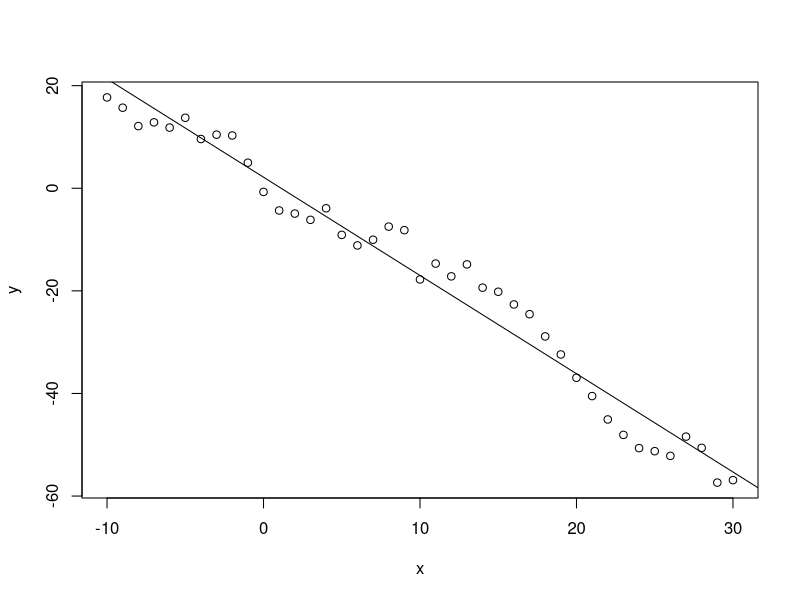
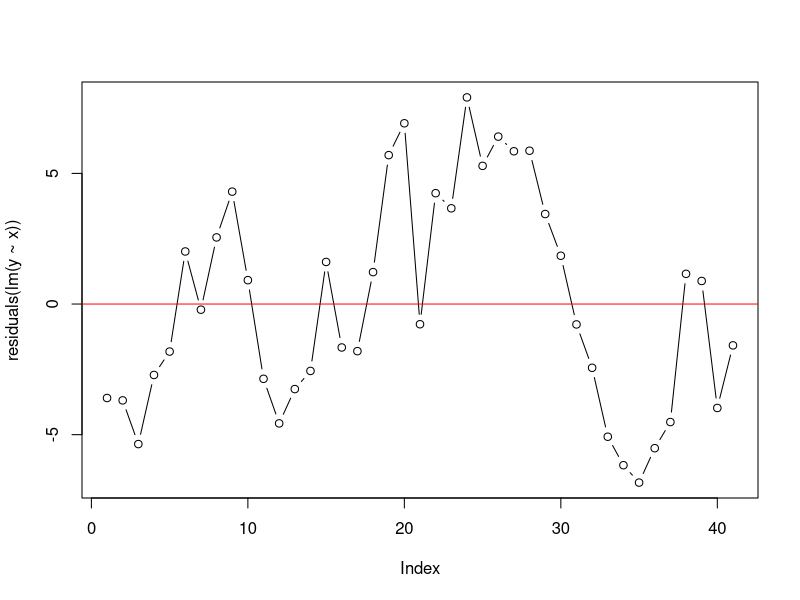

Source code (R) for these figures, in order: (Note: this script raises an error after producing the figures.)
## ---- chunk 1
x <- seq(-10,30) 
y <- 3 - 2*x + 
  arima.sim(n = length(x), 
            list(ar = c(0.8897)),
            sd = 3)
## ---- chunk 2
plot(x,y)
abline(lm(y ~ x))
## ---- chunk 3
plot(residuals(lm(y ~ x)), type ="b")
abline(h=0,col="red")
## ---- chunk 4
knitr::include_graphics("durbin_cutoffs.png")
## ---- chunk 5
suppressMessages(library(lmtest))
## ---- chunk 6
dwtest(lm(y ~ x), alternative = "greater") # need library(lmtest)
## ---- chunk 7
# don't change order= 
# because we haven't 
# discussed any other 
# time series models
corrErrorMod <- 
  arima(x=y, #dependent variable has a confusing name
        xreg=x, #independent variable
        include.mean = T,
        method="ML",
        order=c(1,0,0))
plot(residuals(corrErrorMod)) #these look better
## ---- chunk 8
summary(corrErrorMod) # :( 
corrErrorMod$coef # phi, beta0, beta1
summary(lm(y ~ x)) # estimates are pretty close to simple ols model
## ---- chunk 9
knitr::include_graphics("sample_with_replacement.png")
## ---- chunk 10
n <- 50
true_beta0 <- -2
true_beta1 <- 3
true_sigma_squared <- 5
x <- seq(0,100, length.out = n)
y <- true_beta0 + true_beta1*x + rnorm(n = n, mean = 0, sd = sqrt(true_sigma_squared))
## ---- chunk 11
random_indexes <- sample.int(length(x), replace=TRUE) # need replace=T
sort(random_indexes) # just to show that some are repeating
xstar <- x[random_indexes]
ystar <- y[random_indexes]
coefficients(lm(ystar ~ xstar))
## ---- chunk 12
bootstrap_once <- function(){
  random_indexes <- sample.int(length(x), replace=TRUE) # need replace=T
  xstar <- x[random_indexes]
  ystar <- y[random_indexes]
  return(coefficients(lm(ystar ~ xstar))[1])
}
m <- 1e3
beta0Stars <- replicate(m, bootstrap_once())
hist(beta0Stars)
abline(v=true_beta0, col = "red") # true unknown 
abline(v=coefficients(lm(y ~ x))[1], col ="green") # estimated from our sample
abline(v=quantile(beta0Stars, .025), col = "blue") # bootstrap lower 
abline(v=quantile(beta0Stars, .975), col = "blue") # bootstrap upper
confint(lm(y ~ x)) # non bootstrapped intervals
## ---- chunk 13
original_beta_hat <- as.matrix(coefficients(lm(y ~ x)))
original_residuals <- residuals(lm(y ~ x))
X <- matrix(c(rep(1,length(x)), x), ncol=2)
bootstrap_resids_once <- function(){
  random_indexes <- sample.int(length(x), replace=TRUE) # need replace=T
  estar <- original_residuals[random_indexes]
  ystar <- X %*% original_beta_hat + estar
  return(coefficients(lm(ystar ~ x))[1])
}
m <- 1e3
beta0Stars <- replicate(m, bootstrap_resids_once())
hist(beta0Stars)
abline(v=true_beta0, col = "red") # true unknown 
abline(v=coefficients(lm(y ~ x))[1], col ="green") # estimated from our sample
abline(v=quantile(beta0Stars, .025), col = "blue") # bootstrap lower 
abline(v=quantile(beta0Stars, .975), col = "blue") # bootstrap upper
confint(lm(y ~ x)) # non bootstrapped intervals
